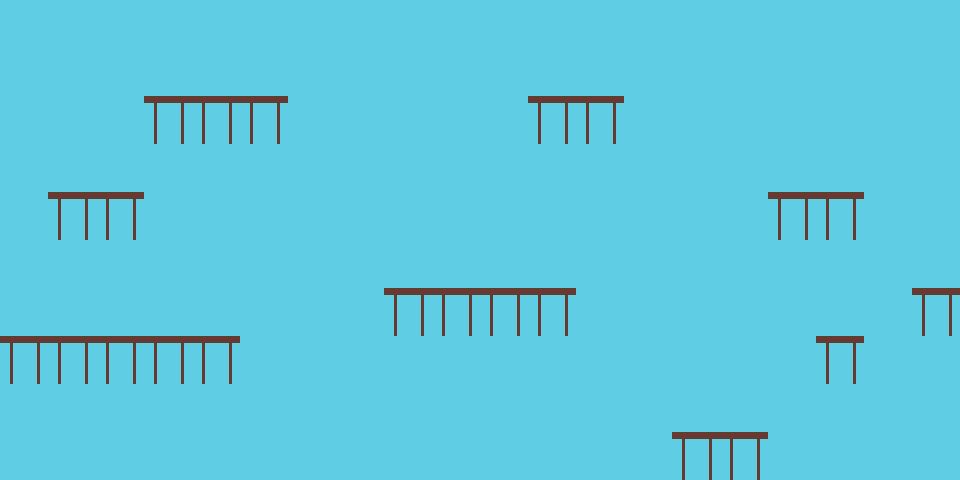

A 2D game scene composited from a Tiled map and its tileset images. What follows is a short description and the map's XML, with every tile layer's data as written:
An orthogonal 20x10 tile map with 48x48 px tiles, 2 tile layers (Background, Colliders).

<map version="1.5" tiledversion="1.7.2" orientation="orthogonal" renderorder="right-down" width="20" height="10" tilewidth="48" tileheight="48" infinite="0" nextlayerid="3" nextobjectid="1">
 <editorsettings>
  <export target="Test..json" format="json" />
 </editorsettings>
 <tileset firstgid="1" name="debutTest" tilewidth="48" tileheight="48" tilecount="2" columns="2">
  <image source="assets/debutTest.png" width="112" height="64" />
  <tile id="0">
   <properties>
    <property name="estSolide" type="bool" value="true" />
   </properties>
  </tile>
  <tile id="1">
   <properties>
    <property name="estSolide" type="bool" value="false" />
   </properties>
  </tile>
 </tileset>
 <layer id="1" name="Background" width="20" height="10">
  <data encoding="csv">
2,2,2,2,2,2,2,2,2,2,2,2,2,2,2,2,2,2,2,2,
2,2,2,2,2,2,2,2,2,2,2,2,2,2,2,2,2,2,2,2,
2,2,2,2,2,2,2,2,2,2,2,2,2,2,2,2,2,2,2,2,
2,2,2,2,2,2,2,2,2,2,2,2,2,2,2,2,2,2,2,2,
2,2,2,2,2,2,2,2,2,2,2,2,2,2,2,2,2,2,2,2,
2,2,2,2,2,2,2,2,2,2,2,2,2,2,2,2,2,2,2,2,
2,2,2,2,2,2,2,2,2,2,2,2,2,2,2,2,2,2,2,2,
2,2,2,2,2,2,2,2,2,2,2,2,2,2,2,2,2,2,2,2,
2,2,2,2,2,2,2,2,2,2,2,2,2,2,2,2,2,2,2,2,
2,2,2,2,2,2,2,2,2,2,2,2,2,2,2,2,2,2,2,2
</data>
 </layer>
 <layer id="2" name="Colliders" width="20" height="10">
  <data encoding="csv">
0,0,0,0,0,0,0,0,0,0,0,0,0,0,0,0,0,0,0,0,
0,0,0,0,0,0,0,0,0,0,0,0,0,0,0,0,0,0,0,0,
0,0,0,1,1,1,0,0,0,0,0,1,1,0,0,0,0,0,0,0,
0,0,0,0,0,0,0,0,0,0,0,0,0,0,0,0,0,0,0,0,
0,1,1,0,0,0,0,0,0,0,0,0,0,0,0,0,1,1,0,0,
0,0,0,0,0,0,0,0,0,0,0,0,0,0,0,0,0,0,0,0,
0,0,0,0,0,0,0,0,1,1,1,1,0,0,0,0,0,0,0,1,
1,1,1,1,1,0,0,0,0,0,0,0,0,0,0,0,0,1,0,0,
0,0,0,0,0,0,0,0,0,0,0,0,0,0,0,0,0,0,0,0,
0,0,0,0,0,0,0,0,0,0,0,0,0,0,1,1,0,0,0,0
</data>
 </layer>
</map>
